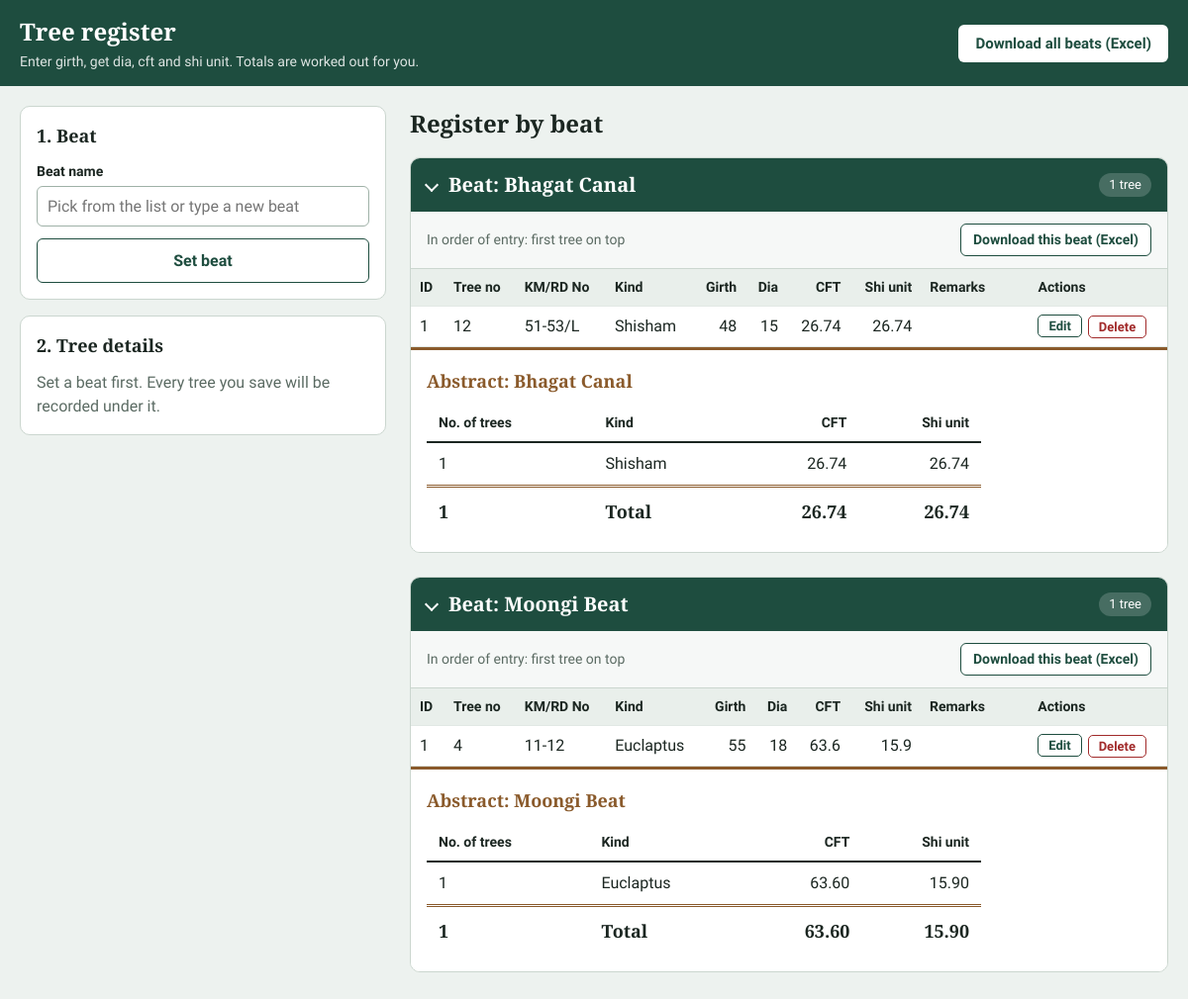
The page / on the database its author committed.
### app.py (models this page shows)
class Beat(db.Model):
    __tablename__ = "beats"
    id = db.Column(db.Integer, primary_key=True)
    name = db.Column(db.String(100), nullable=False, unique=True)
    table_name = db.Column(db.String(80), nullable=False, unique=True)

### tables this page shows
CREATE TABLE beat_6_bhagat_canal (
	id INTEGER NOT NULL, 
	tree_no VARCHAR(50) NOT NULL, 
	km_burji_no VARCHAR(50) NOT NULL, 
	kind_tree VARCHAR(100) NOT NULL, 
	girth INTEGER NOT NULL, 
	dia INTEGER, 
	cft FLOAT, 
	shi_unit FLOAT, 
	remarks VARCHAR(255), 
	PRIMARY KEY (id), 
	CONSTRAINT uq_beat_6_bhagat_canal UNIQUE (km_burji_no, tree_no)
);

CREATE TABLE beat_3_moongi_beat (
	id INTEGER NOT NULL, 
	tree_no VARCHAR(50) NOT NULL, 
	km_burji_no VARCHAR(50) NOT NULL, 
	kind_tree VARCHAR(100) NOT NULL, 
	girth INTEGER NOT NULL, 
	dia INTEGER, 
	cft FLOAT, 
	shi_unit FLOAT, 
	remarks VARCHAR(255), 
	PRIMARY KEY (id), 
	CONSTRAINT uq_beat_3_moongi_beat UNIQUE (km_burji_no, tree_no)
);

### app.py (the view, shortened to what this page needs)
@app.route("/", methods=["GET", "POST"])
def index():
    current_beat = session.get("beat_name")
    edit_tree = edit_beat = None
    edit_id = request.args.get("edit", type=int)
    beat_id = request.args.get("beat", type=int)
    return render_index(
        form=edit_tree.to_dict() if edit_tree else {}, edit_tree=edit_tree, edit_beat=edit_beat
    )

### app.py (called while the page is built, shortened)
def tree_model(table_name):
    model = _tree_models.get(table_name)
    return model

def get_beat_options():
    names = set(BEATS) | {name for (name,) in db.session.query(Beat.name).all()}
    return sorted(names, key=str.lower)

def _new_abstract():
    return {"rows": {}, "trees": 0, "cft": 0.0, "shi_unit": 0.0}

def _add_to_abstract(a, kind, trees, cft, shi_unit):
    row = a["rows"].setdefault(kind, {"kind": kind, "trees": 0, "cft": 0.0, "shi_unit": 0.0})
    row["trees"] += trees
    row["cft"] += cft
    row["shi_unit"] += shi_unit
    a["trees"] += trees
    a["cft"] += cft
    a["shi_unit"] += shi_unit

def _finish_abstract(a):
    rows = sorted(a["rows"].values(), key=lambda r: r["kind"])
    for r in rows:
        r["cft"] = round(r["cft"], 3)
        r["shi_unit"] = round(r["shi_unit"], 3)
    return {
        "rows": rows,
        "trees": a["trees"],
        "cft": round(a["cft"], 3),
        "shi_unit": round(a["shi_unit"], 3),
    }

def get_abstracts(only_beat=None):
    beats = Beat.query.filter_by(name=only_beat).all() if only_beat else Beat.query.all()
    per_beat, grand = {}, _new_abstract()
    for beat in beats:
        Tree = tree_model(beat.table_name)
        rows = db.session.query(
            Tree.kind_tree,
            func.count(Tree.id),
            func.coalesce(func.sum(Tree.cft), 0),
            func.coalesce(func.sum(Tree.shi_unit), 0),
        ).group_by(Tree.kind_tree).all()
        if not rows:
            continue
        a = _new_abstract()
        for kind, trees, cft, shi_unit in rows:
            _add_to_abstract(a, kind, trees, float(cft), float(shi_unit))
            _add_to_abstract(grand, kind, trees, float(cft), float(shi_unit))
        per_beat[beat.name] = _finish_abstract(a)
    return per_beat, _finish_abstract(grand)

### templates/index.html (shortened to what this page needs)
<!DOCTYPE html>
<html lang="en">
<head>
</head>
<body>
  <header class="topbar">
    <div class="topbar-inner">
      <div>
        <h1>Tree register</h1>
        <p>Enter girth, get dia, cft and shi unit. Totals are worked out for you.</p>
      </div>
      <a class="btn btn-light" href="{{ url_for('download_excel') }}">Download all beats (Excel)</a>
    </div>
  </header>
  <main class="layout">
    <aside class="entry">
      <section class="card">
        <h2>1. Beat</h2>
        <form method="GET" action="{{ url_for('set_beat') }}">
          <div class="field">
            <label for="beat_name">{{ 'Switch to another beat' if current_beat else 'Beat name' }}</label>
            <input type="text" id="beat_name" name="beat_name" list="beat-list" maxlength="100"
                   placeholder="Pick from the list or type a new beat" autocomplete="off" required>
          </div>
          <button type="submit" class="btn btn-outline btn-block">{{ 'Change beat' if current_beat else 'Set beat' }}</button>
        </form>
      </section>
      <section class="card">
        <h2 id="tree-card">{{ 'Edit tree' if edit_tree else '2. Tree details' }}</h2>
        {% if current_beat or edit_tree %}
        {% if edit_tree %}
          <div class="editing-note">Editing tree no <strong>{{ edit_tree.tree_no }}</strong> in {{ edit_beat.name }}. Dia, cft and shi unit are updated from the girth and kind.</div>
        {% endif %}
        <form method="POST" id="tree-form"{% if edit_tree %} action="{{ url_for('update_tree', beat_id=edit_beat.id, tree_id=edit_tree.id) }}"{% endif %}>
          <div class="two">
            <div class="field">
              <label for="tree_no">Tree no</label>
              <input type="text" id="tree_no" name="tree_no" maxlength="50" autofocus
                     value="{{ form.get('tree_no', '') }}" required>
            </div>
            <div class="field">
              <label for="km_burji_no">KM/RD No</label>
              <input type="text" id="km_burji_no" name="km_burji_no" maxlength="50"
                     value="{{ form.get('km_burji_no', '') }}" required>
            </div>
          </div>
          <div class="two">
            <div class="field">
              <label for="kind_tree">Tree kind</label>
              <select id="kind_tree" name="kind_tree" required>
                <option value="">Select kind</option>
                {% for k in kinds %}
                  <option value="{{ k }}" {% if form.get('kind_tree') == k %}selected{% endif %}>{{ k|capitalize }}</option>
                {% endfor %}
              </select>
            </div>
            <div class="field">
              <label for="girth">Girth</label>
              <input type="number" id="girth" name="girth" min="1" inputmode="numeric"
                     value="{{ form.get('girth', '') }}" required>
            </div>
          </div>
          <div class="preview" id="preview" aria-live="polite">
            Choose a kind and enter the girth to see dia, cft and shi unit.
          </div>
          <div class="field">
            <label for="remarks">Remarks <span class="hint">(optional)</span></label>
            <textarea id="remarks" name="remarks" maxlength="255">{{ form.get('remarks', '') or '' }}</textarea>
          </div>
          {% if edit_tree %}
          <div class="btn-row">
            <button type="submit" class="btn btn-primary btn-block">Update tree</button>
            <a class="btn btn-outline" href="{{ url_for('index') }}">Cancel</a>
          </div>
          {% else %}
          <button type="submit" class="btn btn-primary btn-block">Save tree</button>
          {% endif %}
        </form>
        {% else %}
          <p class="hint" style="margin:0;color:var(--muted)">Set a beat first. Every tree you save will be recorded under it.</p>
        {% endif %}
      </section>
    </aside>
    <section>
      <div class="register-head">
        <h2>Register by beat</h2>
      </div>
      {% for s in sections %}
      <details class="sheet" open>
        <summary>
          <h2>Beat: {{ s.beat }}</h2>
          <span class="tag">{{ s.abstract.trees }} tree{{ '' if s.abstract.trees == 1 else 's' }}</span>
        </summary>
        <div class="toolbar">
          <span>In order of entry: first tree on top</span>
          <a class="btn btn-outline" href="{{ url_for('download_excel', beat=s.beat) }}">Download this beat (Excel)</a>
        </div>
        <div class="scroll"{% if s.beat == current_beat %} id="current-scroll"{% endif %}>
          <table class="entries">
            <thead>
              <tr>
                <th>ID</th><th>Tree no</th><th>KM/RD No</th><th>Kind</th>
                <th class="num">Girth</th><th class="num">Dia</th><th class="num">CFT</th><th class="num">Shi unit</th><th>Remarks</th><th>Actions</th>
              </tr>
            </thead>
            <tbody>
              {% for t in s.trees %}
              <tr{% if edit_tree and edit_beat and edit_beat.id == s.id and edit_tree.id == t.id %} class="editing"{% endif %}>
                <td>{{ t.id }}</td>
                <td>{{ t.tree_no }}</td>
                <td>{{ t.km_burji_no }}</td>
                <td>{{ t.kind_tree|capitalize }}</td>
                <td class="num">{{ t.girth }}</td>
                <td class="num">{{ t.dia }}</td>
                <td class="num">{{ t.cft }}</td>
                <td class="num">{{ t.shi_unit }}</td>
                <td class="remarks">{{ t.remarks or '' }}</td>
                <td>
                  <div class="actions">
                    <a class="mini" href="{{ url_for('index', edit=t.id, beat=s.id) }}#tree-card">Edit</a>
                    <form method="POST" action="{{ url_for('delete_tree', beat_id=s.id, tree_id=t.id) }}"
                          data-confirm="Delete tree no {{ t.tree_no }} ({{ t.kind_tree|capitalize }}, km / RD / burji no {{ t.km_burji_no }})? This cannot be undone.">
                      <button type="submit" class="mini danger">Delete</button>
                    </form>
                  </div>
                </td>
              </tr>
              {% endfor %}
            </tbody>
          </table>
        </div>
        <div class="abstract">
          <h3>Abstract: {{ s.beat }}</h3>
          <table class="ledger">
            <thead>
              <tr><th>No. of trees</th><th>Kind</th><th class="num">CFT</th><th class="num">Shi unit</th></tr>
            </thead>
            <tbody>
              {% for r in s.abstract.rows %}
              <tr>
                <td>{{ r.trees }}</td>
                <td>{{ r.kind|capitalize }}</td>
                <td class="num">{{ '%.2f'|format(r.cft) }}</td>
                <td class="num">{{ '%.2f'|format(r.shi_unit) }}</td>
              </tr>
              {% endfor %}
            </tbody>
            <tfoot>
              <tr>
                <td>{{ s.abstract.trees }}</td>
                <td>Total</td>
                <td class="num">{{ '%.2f'|format(s.abstract.cft) }}</td>
                <td class="num">{{ '%.2f'|format(s.abstract.shi_unit) }}</td>
              </tr>
            </tfoot>
          </table>
        </div>
      </details>
      {% else %}
      <div class="empty">
        <strong>No trees recorded yet</strong>
        Set a beat, then add the first tree. The register and its abstract will appear here.
      </div>
      {% endfor %}
      </section>
  </main>
</body>
</html>

### rows shown on the page
Beat: beat "Bhagat Canal", abstract.trees "1", abstract.cft "26.74", abstract.shi_unit "26.74"
beat_6_bhagat_canal: id "1", tree_no "12", km_burji_no "51-53/L", kind_tree "Shisham", girth "48", dia "15", cft "26.74", shi_unit "26.74", trees "1", kind "Shisham"
Beat: beat "Moongi Beat", abstract.trees "1", abstract.cft "63.60", abstract.shi_unit "15.90"
beat_3_moongi_beat: id "1", tree_no "4", km_burji_no "11-12", kind_tree "Euclaptus", girth "55", dia "18", cft "63.6", shi_unit "15.9", trees "1", kind "Euclaptus", cft "63.60", shi_unit "15.90"

### other values the page prints
{{ 'Switch to another beat' if current_beat else 'Beat name' }} "Beat name"
{{ 'Change beat' if current_beat else 'Set beat' }} "Set beat"
{{ 'Edit tree' if edit_tree else '2. Tree details' }} "2. Tree details"
